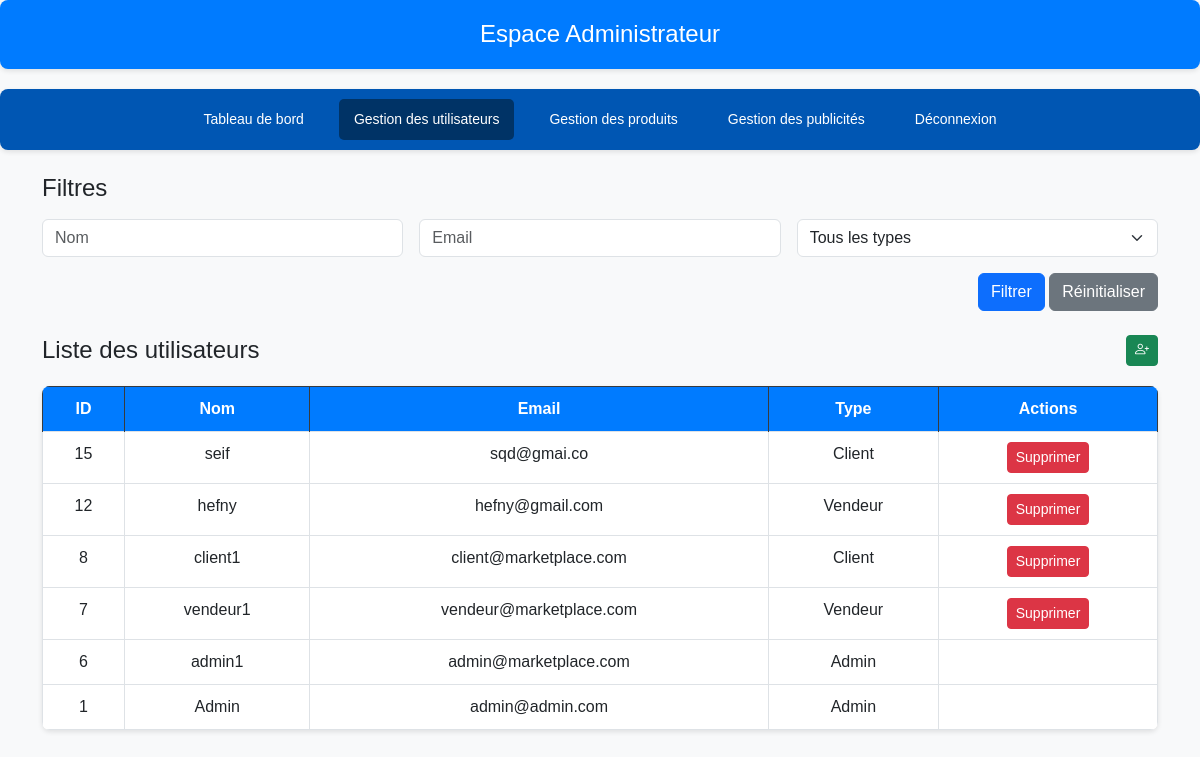
Screenshot of /Admin/manageUsers.php (signed in) with the database file from the repository.
### tables this page shows
CREATE TABLE `utilisateur` (
  `id` int(11) NOT NULL,
  `nom` varchar(100) NOT NULL,
  `email` varchar(100) NOT NULL,
  `mot_de_passe` varchar(255) NOT NULL,
  `type` enum('Admin','Vendeur','Client') NOT NULL
);

### Admin/manageUsers.php (the view, shortened to what this page needs)
<?php
require_once '../db.php';
$whereClauses = [];
$whereSql = !empty($whereClauses) ? "WHERE " . implode(" AND ", $whereClauses) : "";
$query = "SELECT * FROM utilisateur $whereSql ORDER BY id DESC";
$result = $conn->query($query);
?>
<!DOCTYPE html>
<html lang="fr">
<head>
    <link href="https://cdn.jsdelivr.net/npm/bootstrap@5.3.0/dist/css/bootstrap.min.css" rel="stylesheet">
    <link rel="stylesheet" href="admin.css">
    <link rel="stylesheet" href="https://cdn.jsdelivr.net/npm/bootstrap-icons@1.10.3/font/bootstrap-icons.css">
</head>
<body>
    <div class="header">
        <h1>Espace Administrateur</h1>
    </div>
    <div class="menu">
        <a href="./admin.php" class="<?= basename($_SERVER['PHP_SELF']) === 'admin.php' ? 'active' : '' ?>">Tableau de bord</a>
        <a href="./manageUsers.php" class="<?= basename($_SERVER['PHP_SELF']) === 'manageUsers.php' ? 'active' : '' ?>">Gestion des utilisateurs</a>
        <a href="./products.php" class="<?= basename($_SERVER['PHP_SELF']) === 'products.php' ? 'active' : '' ?>">Gestion des produits</a>
        <a href="./publicite.php" class="<?= basename($_SERVER['PHP_SELF']) === 'publicite.php' ? 'active' : '' ?>">Gestion des publicités</a>
        <a href="../compte/logout.php">Déconnexion</a>
    </div>
    <div class="container mt-4">
        <h4 class="mb-3">Filtres</h4>
        <form method="GET" class="row g-3 mb-4">
            <div class="col-md-4">
                <input type="text" name="nom" class="form-control" placeholder="Nom" value="<?= htmlspecialchars($_GET['nom'] ?? '') ?>">
            </div>
            <div class="col-md-4">
                <input type="email" name="email" class="form-control" placeholder="Email" value="<?= htmlspecialchars($_GET['email'] ?? '') ?>">
            </div>
            <div class="col-md-4">
                <select name="type" class="form-select">
                    <option value="">Tous les types</option>
                </select>
            </div>
            <div class="col-md-12 text-end">
                <button type="submit" class="btn btn-primary">Filtrer</button>
                <a href="manageUsers.php" class="btn btn-secondary">Réinitialiser</a>
            </div>
        </form>
        <div class="d-flex justify-content-between align-items-center mb-3">
            <h4 class="mb-0">Liste des utilisateurs</h4>
            <button class="btn btn-success btn-sm" data-bs-toggle="modal" data-bs-target="#addUserModal" title="Ajouter un utilisateur">
                <i class="bi bi-person-plus"></i>
            </button>
        </div>
        <table class="table table-bordered">
            <thead class="table-dark">
                <tr>
                    <th>ID</th>
                    <th>Nom</th>
                    <th>Email</th>
                    <th>Type</th>
                    <th>Actions</th>
                </tr>
            </thead>
            <tbody>
                <?php while ($user = $result->fetch_assoc()): ?>
                <tr>
                    <td><?= $user['id'] ?></td>
                    <td><?= htmlspecialchars($user['nom']) ?></td>
                    <td><?= htmlspecialchars($user['email']) ?></td>
                    <td><?= $user['type'] ?></td>
                    <td>
                        <?php if ($user['type'] !== 'Admin'): ?>
                            <a href="?supprimer=<?= $user['id'] ?>"
                               class="btn btn-sm btn-danger"
                               onclick="return confirm('Confirmer la suppression ?')">
                               Supprimer
                            </a>
                        <?php endif; ?>
                    </td>
                </tr>
                <?php endwhile; ?>
            </tbody>
        </table>
    </div>
</body>
</html>

### Admin/admin.css (style rules this page uses)
body { font-family: Arial, sans-serif; margin: 0; padding: 0; background: #f8f9fa; }
.header { background-color: #007bff; color: white; padding: 20px; text-align: center; margin-bottom: 20px; border-radius: 8px; box-shadow: 0 2px 5px rgba(0, 0, 0, 0.1); }
.header h1 { margin: 0; font-size: 24px; }
.menu { background-color: #0056b3; padding: 10px 0; display: flex; justify-content: center; gap: 20px; margin-bottom: 20px; border-radius: 8px; box-shadow: 0 2px 5px rgba(0, 0, 0, 0.1); }
.menu a { color: white; text-decoration: none; padding: 10px 15px; border-radius: 5px; font-size: 14px; }
.menu a.active { background-color: #003366; }
.table { margin-top: 20px; border-collapse: collapse; width: 100%; background-color: white; box-shadow: 0 2px 5px rgba(0, 0, 0, 0.1); border-radius: 8px; overflow: hidden; }
.table th { background-color: #007bff; color: white; padding: 10px; text-align: center; }
.table td { padding: 10px; text-align: center; border: 1px solid #dee2e6; }

### rows the page displays
utilisateur: id "15", nom "seif", email "sqd@gmai.co", type "Client"
utilisateur: id "12", nom "hefny", email "hefny@gmail.com", type "Vendeur"
utilisateur: id "8", nom "client1", email "client@marketplace.com", type "Client"
utilisateur: id "7", nom "vendeur1", email "vendeur@marketplace.com", type "Vendeur"
utilisateur: id "6", nom "admin1", email "admin@marketplace.com", type "Admin"
utilisateur: id "1", nom "Admin", email "admin@admin.com", type "Admin"
